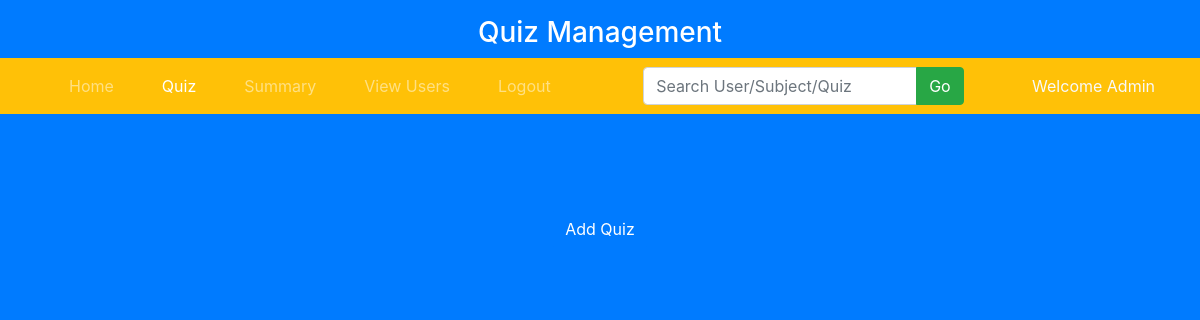
Before: /quiz_Management with the older database file.
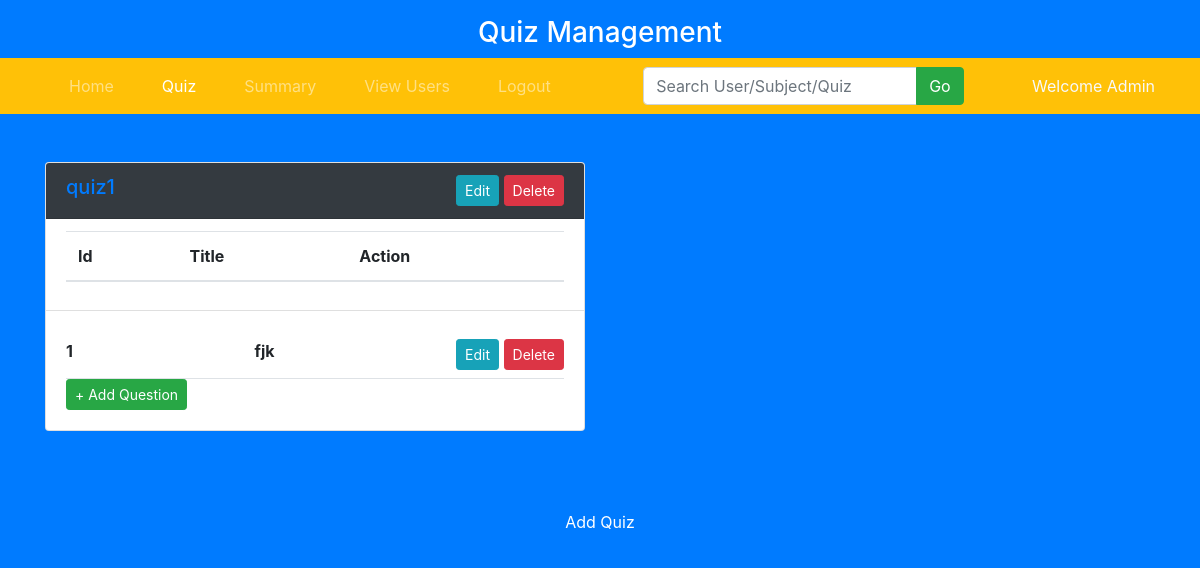
After: the same page with the newer database file.
### app.py (models this page shows)
class Quiz(db.Model):
    __tablename__ = 'quiz'
    quiz_id = db.Column(db.Integer, autoincrement=True, primary_key=True)
    title = db.Column(db.String(20), unique=True, nullable=False)
    date_quiz=db.Column(db.Date, nullable=False)
    time_dur=db.Column(db.Time, nullable=False)
    remarks = db.Column(db.String(50), nullable=False)
    chap_id = db.Column(db.Integer, db.ForeignKey("chapter.chap_id", ondelete="CASCADE"), nullable=False)
    questions = db.relationship("Question", backref='quiz', lazy=True, cascade="all, delete")

class Question(db.Model):
    __tablename__ = 'question'
    q_id = db.Column(db.Integer, autoincrement=True, primary_key=True)
    q_title=db.Column(db.String(50),nullable=False)
    q_statement = db.Column(db.String(100), unique=True, nullable=False)
    opt_1 = db.Column(db.String(50),nullable=False)
    opt_2 = db.Column(db.String(50),nullable=False)
    opt_3 = db.Column(db.String(50),nullable=False)
    opt_4 = db.Column(db.String(50),nullable=False)
    c_opt = db.Column(db.Integer,nullable=False)
    quiz_id = db.Column(db.Integer, db.ForeignKey("quiz.quiz_id", ondelete="CASCADE"), nullable=False)

### app.py (the view)
@app.route('/quiz_Management')
def quiz_Management():
    quiz=Quiz.query.all()
    return render_template('quizManagement.html',quiz=quiz)

### app.py (called while the page is built)
@app.before_request
def create_tables():
    db.create_all()
    if not User.query.filter_by(email="Admin12@gmail.com").first():
        admin=User(name="Admin", email="Admin12@gmail.com", password=generate_password_hash("Silvia06@10"), std=0, dob=datetime.strptime("2006-06-01", "%Y-%m-%d").date(),admin=True)
        db.session.add(admin)
        db.session.commit()

### templates/quizManagement.html (shortened to what this page needs)
<!DOCTYPE html>
<html lang="en">
<head>
    <link rel="stylesheet" href="https://maxcdn.bootstrapcdn.com/bootstrap/4.0.0/css/bootstrap.min.css" />
</head>
<body class="bg-primary">
   <div class="container pt-3">
	<h3 class="strong text-center text-white"> Quiz Management</h3>
  </div>
  <nav class="navbar navbar-expand-sm bg-warning navbar-dark">
  <div class="container">
    <ul class="navbar-nav">
      <li class="nav-item px-3 py-0 navbar-text"><a class='nav-link' href="/admin_Dashboard">Home</a></li>
      <li class="nav-item active px-3 py-0 navbar-text"><a class='nav-link' href="/quiz_Management">Quiz</a></li>
      <li class="nav-item px-3 py-0 navbar-text"><a class='nav-link' href="/summary">Summary</a></li>
      <li class="nav-item px-3 py-0 navbar-text"><a class='nav-link' href="/viewUsers">View Users</a></li>
      <li class="nav-item px-3 py-0 navbar-text"><a class='nav-link' href="{{url_for('logout')}}">Logout</a></li>
    </ul>
    <form class="navbar-form navbar-left" action="{{url_for('admin_search')}}" method="GET">
      <div class="input-group">
        <input type="search" class="form-control" placeholder="Search User/Subject/Quiz" name="query" id="ad_search"/>
        <div class="input-group-append">
          <button class="btn btn-success" type="submit">Go</button>
       </div>
      </div>
    </form>
    <div class="navbar-header">
      <span class="strong text-light">Welcome Admin</span>
    </div>
  </div>
</nav>
<div class="container pt-5">
  <div class="row">
    {% for q in quiz %}
    <div class="col-md-6">
        <div class="card shadow-lg mb-4">
            <div class="card-header bg-dark text-white d-flex justify-content-between">
                <h5 class="mb-0"><a href="#" data-toggle="modal" data-target="#myModal" onclick="loadQuizDetails('{{ q.quiz_id }}')">{{q.title}}</a></h5>
                <span>
                  <a href="/editQuiz/{{ q.quiz_id }}" class="btn btn-sm btn-info">Edit</a>
                  <a href="/deleteQuiz/{{ q.quiz_id }}" class="btn btn-sm btn-danger">Delete</a>
                </span>
            </div>
            <div class="card-header bg-white text-blue d-flex justify-content-between">
              <table class="table">
                <thead>
                    <tr>
                        <th>Id</th>
                        <th>Title</th>
                        <th>Action</th>
                    </tr>
                </thead>
            </table>
          </div>
            <div class="card-body">
                {% for ques in q.questions %}
                <div class="d-flex justify-content-between border-bottom py-2">
                    <span><strong>{{ ques.q_id }}</strong></span>
                    <span><strong>{{ques.q_title}}</strong></span>
                    <span>
                        <a href="/editQuestion/{{ ques.q_id }}" class="btn btn-sm btn-info">Edit</a>
                        <a href="/deleteQuestion/{{ ques.q_id }}" class="btn btn-sm btn-danger">Delete</a>
                    </span>
                </div>
                {% endfor %}
                <form action="{{ url_for('add_question', quiz_id=q.quiz_id) }}" method="POST">
                  <button type="submit" class="btn btn-sm btn-success">+ Add Question</button>
              </form>
            </div>
        </div>
    </div>
    {% endfor %}
  </div>
</div>
<div class="container pt-5 text-center">
  <form id="addQuiz"  action="{{ url_for('add_quiz') }}" >
     <input type="submit" class="btn btn-primary" value="Add Quiz" />
  </form>
</div>
</body>
</html>

Changed rows visible on the page:
added Quiz: title "quiz1"
added Question: q_id "1", q_title "fjk"
